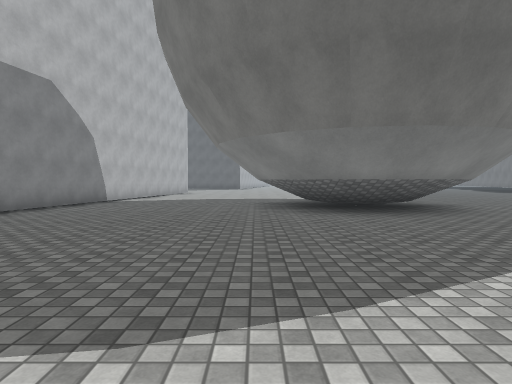
View 1 (above)

24 first-person views from a walk through a Unity game level. The camera is 1.3 m above the floor, tilts 2° down and sees 75° across. The floor is counted in squares, 2 m on a side. Each view is taken from the middle of a square. On the plan, view 1 faces up. The plan holds only what a view shows up to about 10 squares ahead; the rest is blank. The place goes on beyond the plan. Surface patterns are stand-ins for the level's own textures.

View 2
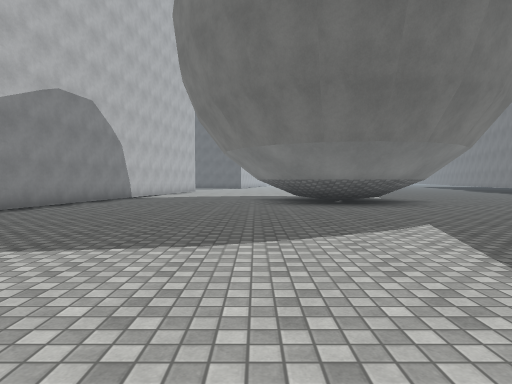

View 3
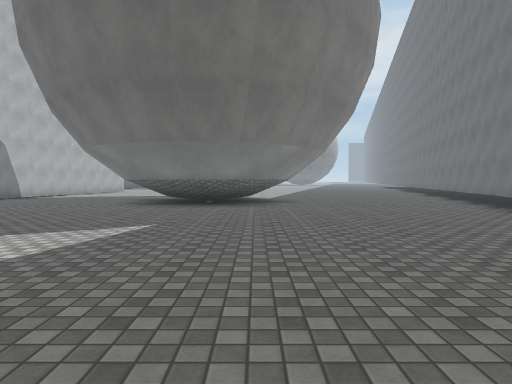

View 4
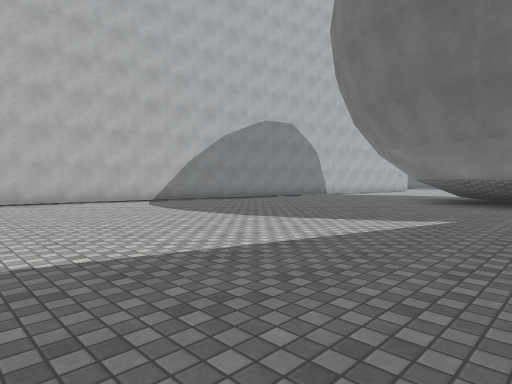

View 5
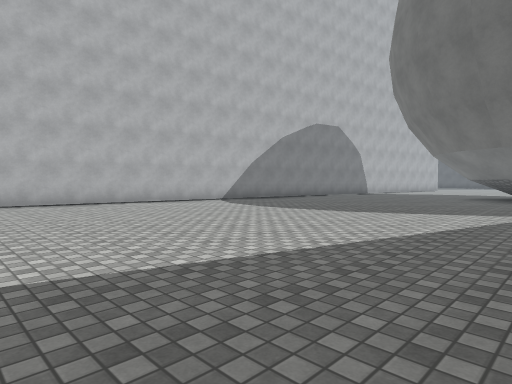

View 6
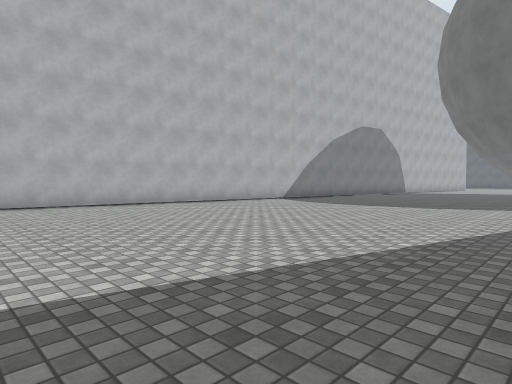

View 7
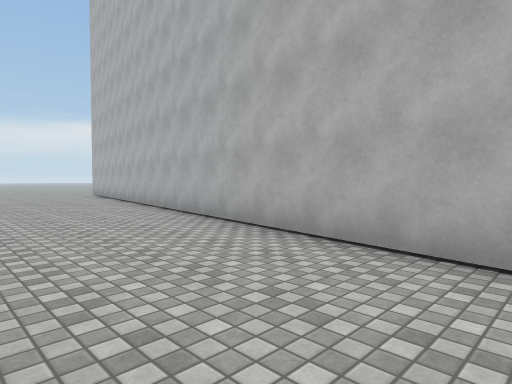

View 8
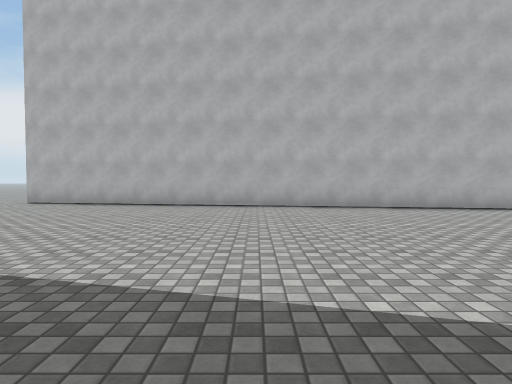

View 9
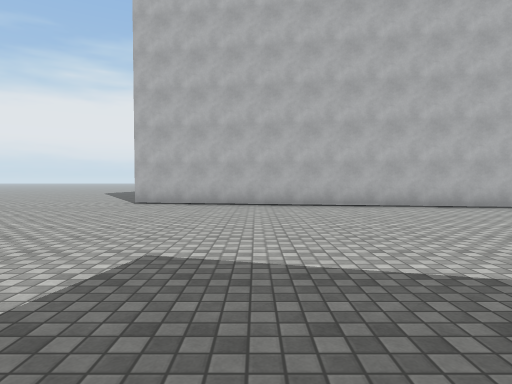

View 10
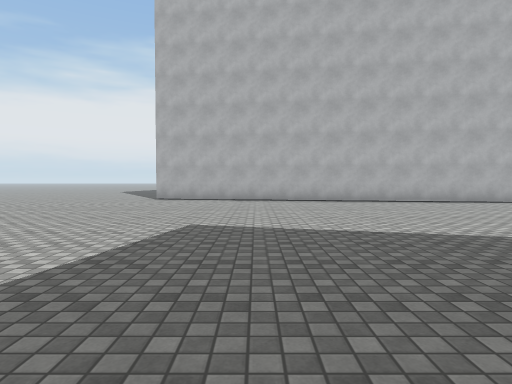

View 11
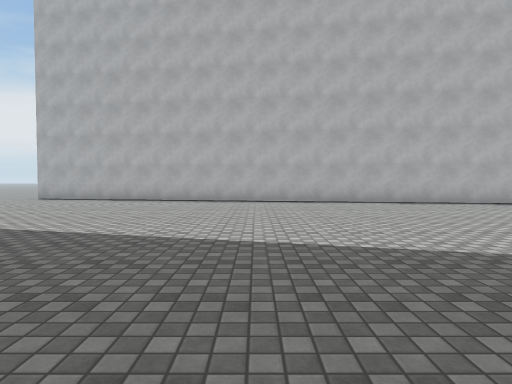

View 12
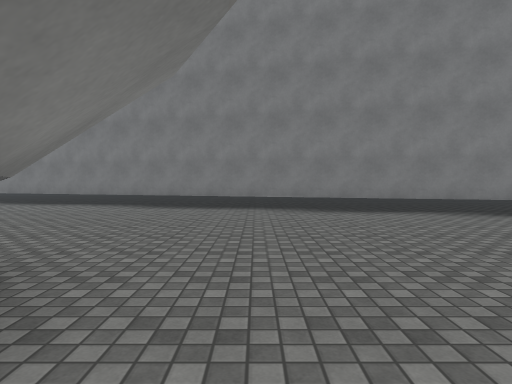

View 13
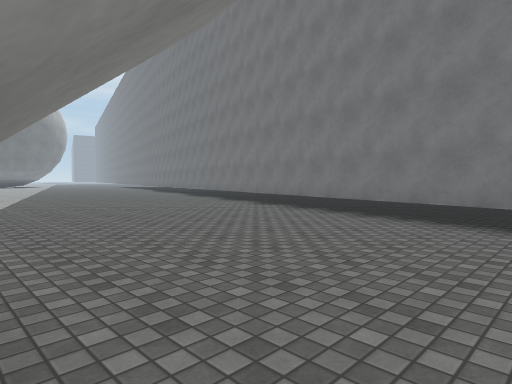

View 14
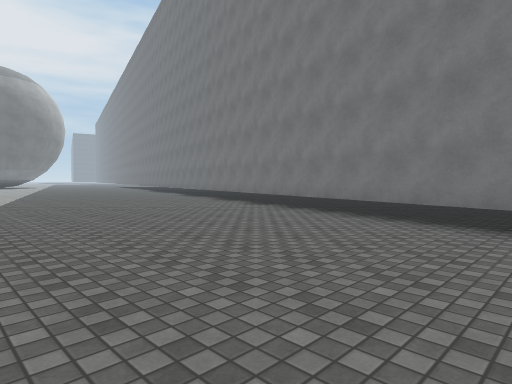

View 15
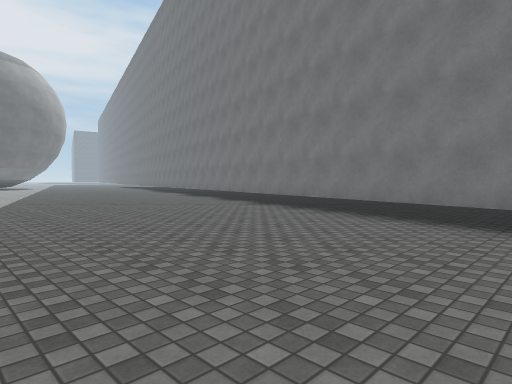

View 16
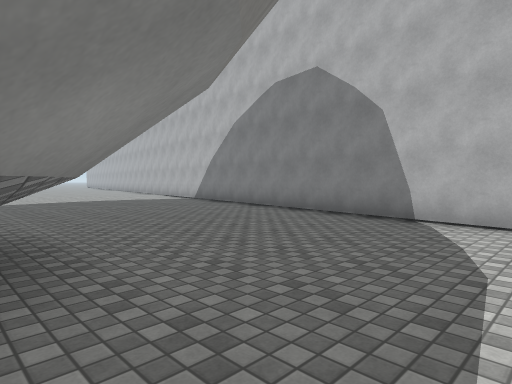

View 17
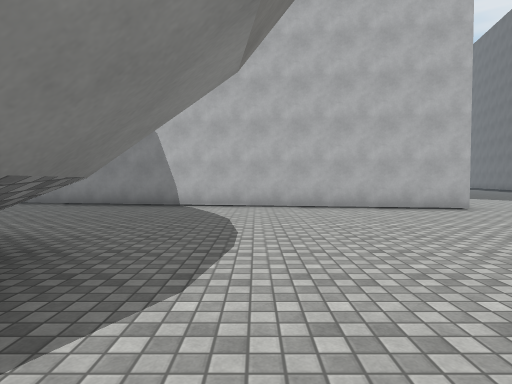

View 18
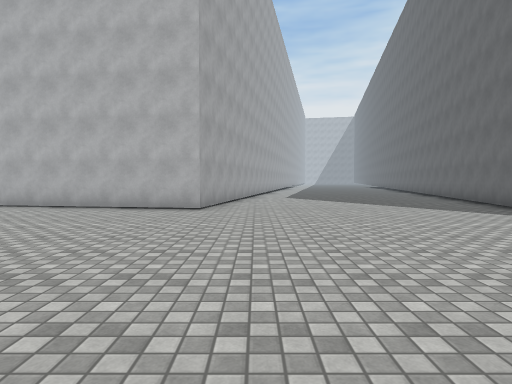

View 19
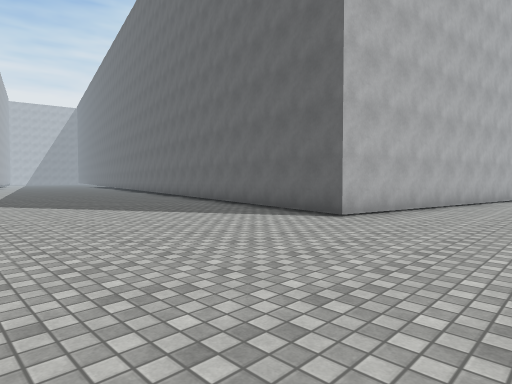

View 20
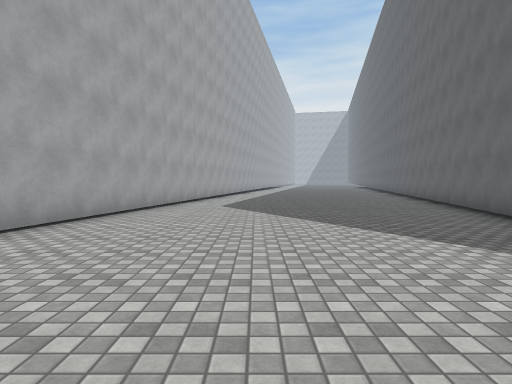

View 21
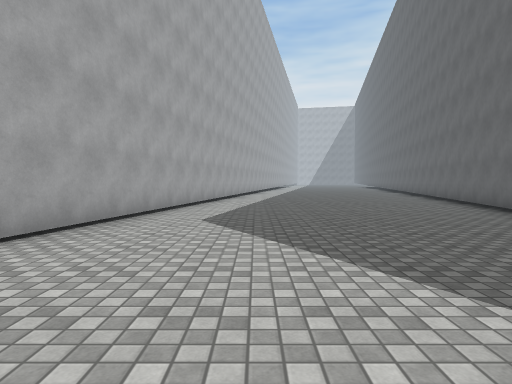

View 22
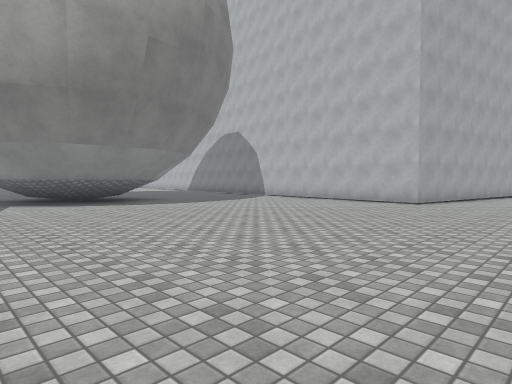

View 23
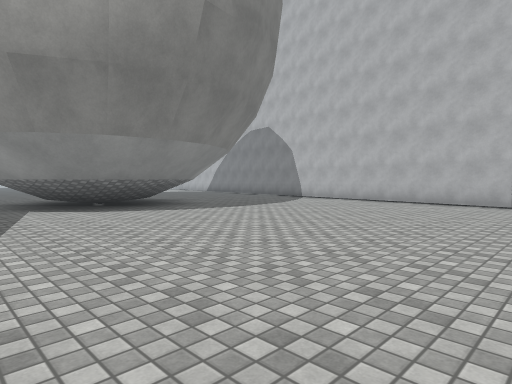

View 24
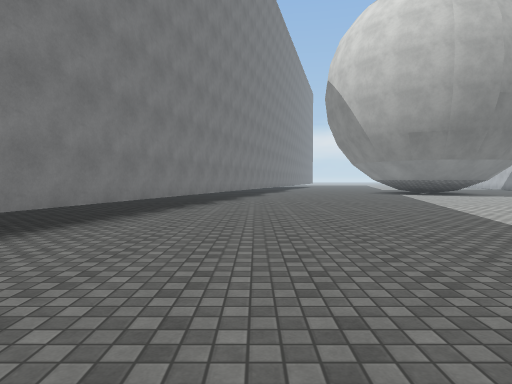

### Floor plan
Key: @ floor where view 1 was taken; # wall or solid block; . floor.
Columns run from 13 left of view 1 to 13 right of it. Each row starts with its distance up from view 1.
 26 #####       #..
 25 ....#####   #..       ...
 24 ........#####..      .....
 23 ...............      ......
 22 ................     ......
 21 ................     ......
 20 ...........................
 19 ...........................
 18 #####.....................#
 17     ######................#
 16          #................#
 15          #................#
 14          #...............##
 13         ##...............#
 12         #................#
 11         #......##.......##
 10         #.....####......#
  9         #....##  ##.....#
  8         #....##  ##.....#
  7        ##.....####.....##
  6        #.......##......#
  5        #...............#
  4        #...............#
  3          .............##
  2         ..............#
  1        #..............#
  0       ##.....@...... ##
 -1       #............
 -2       #...........
 -3       #...........
 -4       #..........
 -5       #..........
 -6      ##.........
 -7      #..........
 -8      #.....
 -9      #.......
-10      #........
-11      #.........
-12     ##..........
-13     #..........
-14     #.........
-15     #..........
-16     #...........
-17     #..........
-18    ##.........
-19    #.........

Positions as (right, up) in squares from view 1, and headings:
1: (0, 0), facing up
2: (0, -2), facing up
3: (4, -2), facing up
4: (4, -3), facing up-left
5: (3, -5), facing up-left
6: (2, -7), facing up-left
7: (-4, -4), facing down-left
8: (0, -13), facing left
9: (0, -16), facing left
10: (2, -16), facing left
11: (2, -12), facing left
12: (2, 5), facing right
13: (5, 7), facing up-right
14: (6, 10), facing up-right
15: (7, 14), facing up-right
16: (1, 12), facing down-left
17: (4, 12), facing left
18: (4, 18), facing left
19: (2, 18), facing up-left
20: (0, 20), facing left
21: (-3, 20), facing left
22: (6, 20), facing down-left
23: (6, 18), facing down-left
24: (11, 25), facing down
